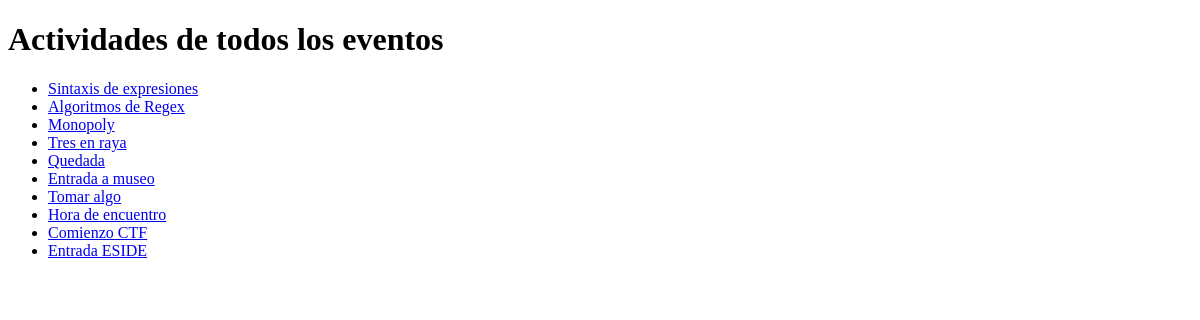
Before: /ClubApp/actividades/ with the older database file.
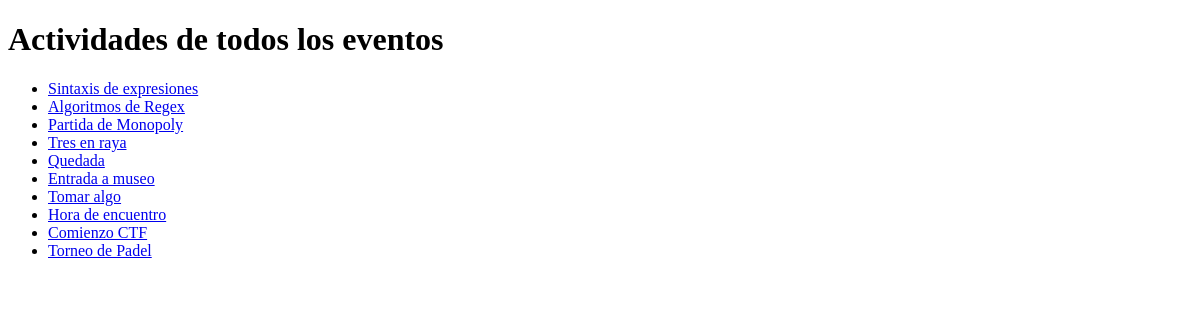
After: the same page with the newer database file.
### ClubApp/models.py (models this page shows, shortened)
class Actividad(models.Model):
    nombre = models.CharField(max_length=100)
    descripcion = models.CharField(max_length=300)
    hora = models.CharField(max_length=15)
    foto = models.URLField(max_length=200) # Cambiara a array de fotos
    evento= models.ForeignKey(Evento, on_delete=models.CASCADE, related_name='actividades')
    class Meta:
        verbose_name = "Actividad"
        verbose_name_plural = "Actividades"

### ClubApp/views.py (the view)
# urls.py: path('actividades/', views.actividades, name='actividades'),
def actividades(request):
    actividades=Actividad.objects.all()
    context={'actividades': actividades}
    return render(request, 'actividades.html', context)

### ClubApp/templates/actividades.html (shortened to what this page needs)
<!DOCTYPE html>
<html lang="es">
<head>
</head>
<body>
    <h1>Actividades de todos los eventos</h1>
    <ul>
        {% for actividad in actividades %}
        <li>
            <a href="{% url 'detalle_actividad' actividad.id %}">{{actividad.nombre}} </a>
        </li>
        {% endfor %}
    </ul>
</body>
</html>

Changed rows visible on the page:
changed Actividad: nombre "Monopoly" → "Partida de Monopoly"
changed Actividad: nombre "Entrada ESIDE" → "Torneo de Padel"
